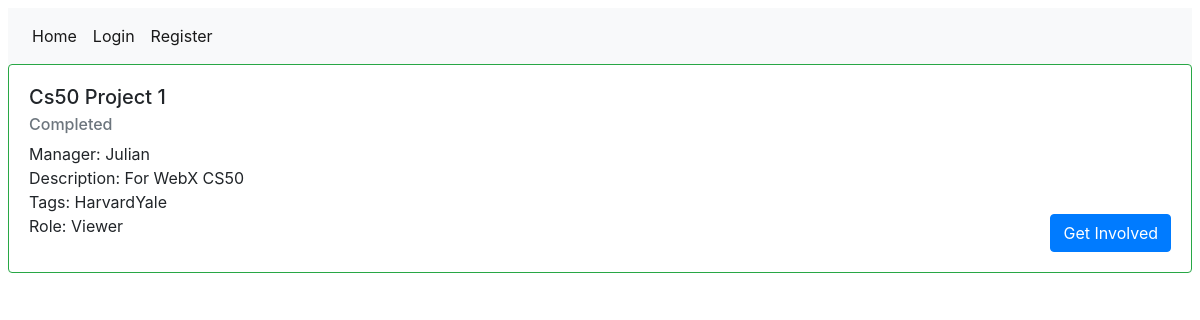
Screenshot of /projects/manage/2/ with the database file from the repository.
### users/models.py (models this page shows, shortened)
class Project(models.Model):
    name = models.CharField(max_length=64)
    manager = models.ForeignKey(User, on_delete=models.PROTECT, related_name='manager')
    status = models.ForeignKey('Status', on_delete=models.PROTECT,)
    contributors = models.ManyToManyField(User, related_name='contributor', blank=True,)
    description = models.TextField()
    tags = models.ManyToManyField(Tag, blank=True,)

class Status(models.Model):
    status = models.CharField(max_length=64)
    cardClass = models.ForeignKey('CardClass', on_delete=models.CASCADE)
    def __str__(self):
        return f"{self.status}"

class Tag(models.Model):
    tag = models.CharField(max_length=64)
    def __str__(self):
        return f"{self.tag}"

### projects/views.py (the view)
# urls.py: path("manage/<int:project_id>/", views.manage_project_view, name="manage_project"),
def manage_project_view(request, project_id):
    project = Project.objects.get(pk = project_id)
    if not request.user.is_authenticated:
        base = "users/base.html"
    else:
        base ="projects/base.html"
    if project.manager == request.user:
        data = {'name': project.name,
                'description': project.description,
                'status': project.status,
                'contributors': project.contributors.all(),
                'tags': project.tags.all()}
        form = CreateProjectForm(initial=data)
        context = {'form': form,
                   'project': project,
                   'base': base}
        return render(request, "projects/project_manager.html", context)
    elif project.contributors.filter(id = request.user.id).count() != 0:
        role = "Contributor"
    else:
        role = "Viewer"
    context = {
        "project": project,
        "role": role,
        'base': base
    }
    return render(request, "projects/project.html", context)

### projects/templates/projects/project.html (shortened to what this page needs)
{% extends base %}
{% block body %}
<div class="{{project.status.cardClass.cardClass}}">
  <div class="card-body">
      <h5 class = "card-title"> {{project.name}}</h5>
      <h6 class="card-subtitle mb-2 text-muted">{{project.status}}</h6>
      Manager: {{project.manager}} <br>
      Description: {{project.description}} <br>
      Tags: {% for tag in project.tags.all %}{{tag}}{% endfor %}<br>
      Role: {{role}}
      {% if role == "Viewer" %}
        <a href="{% url 'projects:request' project.id %}" class="float-right btn btn-primary">Get Involved</a>
      {% endif %}
  </div>
</div>
{% endblock %}

### rows the page displays
Project: name "Cs50 Project 1", status "Completed", manager "Julian", description "For WebX CS50"
Tag: tag "Harvard"
Tag: tag "Yale"

### other values shown
{{ role }} "Viewer"
